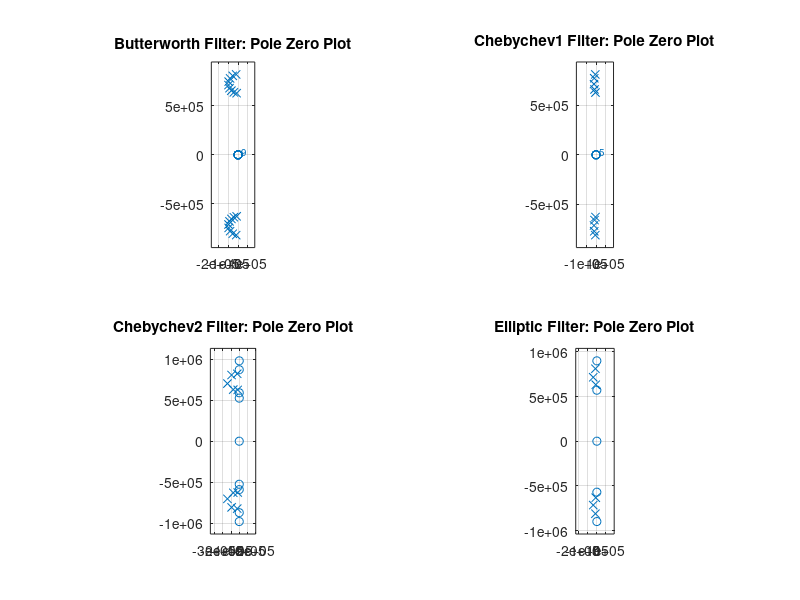
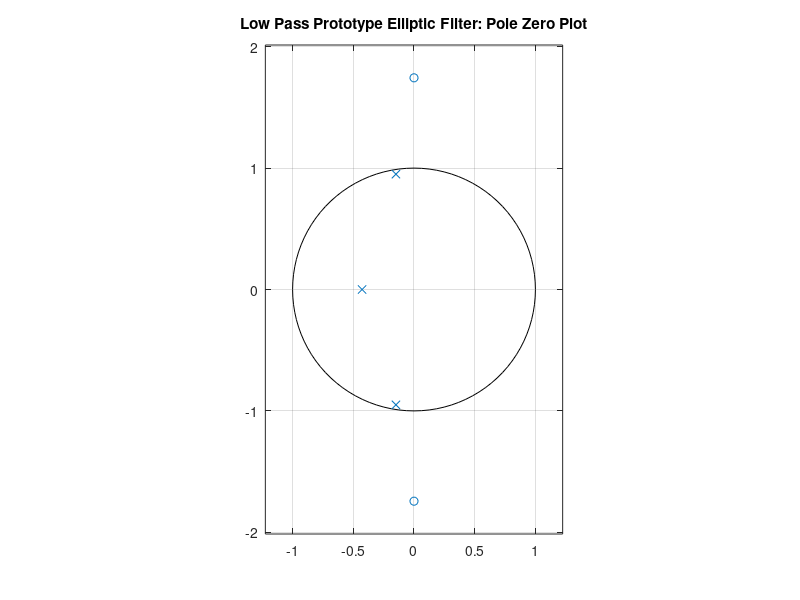

These charts were generated, in order, by the following MATLAB code: (Note: this script raises an error after producing the figures.)
%% Shifra Abittan
% Professor Fontaine
% DSP ECE310
% Problem Set 2: Analog Filter Design

%% (A)

% Use MATLAB as a calculator

w_pHI = 2*pi*130*(10^3);
w_pLO = 2*pi*100*(10^3);

w_sHI = 2*pi*140*(10^3);
w_sLO = 2*pi*90*(10^3);

B = w_pHI - w_pLO
% B also equals 6*pi*(10^4)

w_0 = (w_pHI*w_pLO)^0.5
% w_0 also equals 2*pi*(10^5)*(1.3)^0.5

w_LPproto1 = abs((w_sLO^2 - w_0^2)/(B*w_sLO))
w_LPproto2 = abs((w_sHI^2 - w_0^2)/(B*w_sHI))

%% (B) Filter Order

% Use MATLAB as a calculator

rs = 30;
rp = 2;
ws = w_LPproto2;
wp = 1;

n_Butterworth = (0.5*log10(((10^(rs/10))-1)/((10^(rp/10))-1)))/log10(ws/wp)
n_Chebyshev = acosh((((10^(rs/10))-1)/((10^(rp/10))-1))^0.5)/acosh(ws/wp)

%% (C) Build filters directly

% Butterworth Order
[N_Butterworth, Wn_b] = buttord([w_pLO,w_pHI],[w_sLO,w_sHI],rp,rs,'s');
% Butterworth Filter
[Z_Butterworth,P_Butterworth,K_Butterworth] = butter(N_Butterworth,Wn_b,'s');
% Check butterworth filter order matches
% {function that calculates order always calculates underlying order (even
% though bandpass doubles the n, the buttord function returns the n of the
% low pass prototype)}
isequal(9,N_Butterworth)

% Chebychev1 Order
[N_Cheb1, Wp] = cheb1ord([w_pLO,w_pHI],[w_sLO,w_sHI],rp,rs,'s');
% Chebychev1 Filter
[Z_Cheb1,P_Cheb1,K_Cheb1] = cheby1(N_Cheb1,rp,Wp,'s');
% Check chebychev1 filter order matches
isequal(5,N_Cheb1)

% Chebychev2 Order
[N_Cheb2, Ws] = cheb2ord([w_pLO,w_pHI],[w_sLO,w_sHI],rp,rs,'s');
% Chebychev2 Filter
[Z_Cheb2,P_Cheb2,K_Cheb2] = cheby2(N_Cheb2,rs,Ws,'s')
% Check chebychev1 filter order matches
isequal(5,N_Cheb2)

% Elliptic Order
[N_Elliptic, Wp] = ellipord([w_pLO,w_pHI],[w_sLO,w_sHI],rp,rs,'s');
% Elliptic Filter
[Z_Elliptic,P_Elliptic,K_Elliptic] = ellip(N_Elliptic,rp,rs,Wp,'s');

%% (D) Zplane Filter Plots
figure
subplot(2,2,1)
zplane(Z_Butterworth,P_Butterworth)
title('Butterworth Filter: Pole Zero Plot')

subplot(2,2,2)
zplane(Z_Cheb1,P_Cheb1)
title('Chebychev1 Filter: Pole Zero Plot')

subplot(2,2,3)
zplane(Z_Cheb2,P_Cheb2)
title('Chebychev2 Filter: Pole Zero Plot')

subplot(2,2,4)
zplane(Z_Elliptic,P_Elliptic)
title('Elliptic Filter: Pole Zero Plot')

%% (E) Elliptic Lowpass Prototype
% Elliptic Order of LP prototype filter
[N_Elliptic_LPP, Wp_LPP] = ellipord(wp,ws,rp,rs,'s');
% Elliptic Filter of LP prototype filter
[Z_Elliptic_LPP,P_Elliptic_LPP,K_Elliptic_LPP] = ellip(N_Elliptic_LPP,rp,rs,Wp_LPP,'s')

figure
zplane(Z_Elliptic_LPP,P_Elliptic_LPP)
title('Low Pass Prototype Elliptic Filter: Pole Zero Plot')

%% (F) Magnitude and Phase Response Plots

% Frequency from DC to 200kHz
F = 0:1:200*(10^3);
% Convert frequency to W(rad/sec)
W = 2.*pi.*F;

%% Butterworth
[b_Butterworth,a_Butterworth] = zp2tf(Z_Butterworth,P_Butterworth,K_Butterworth);
[H_B,W_B] = freqs(b_Butterworth,a_Butterworth,W);

figure
% Butterworth Magnitude Plot
subplot(2,1,1)
plot(F,mag2db(abs(H_B)))
title('Butterworth Filter: Magnitude Response')
xlabel('Frequency (Hz)') 
ylabel('Magnitude Response (dB)')

% Vertical Scale
lowerdb = -60;
upperdb = 0;

ylim([lowerdb upperdb])
xlim([0 200*(10^3)])

% Plot specifications
hold on
plot(repmat(100*(10^3),1,(upperdb - lowerdb) + 1),(lowerdb:1:upperdb),'--','Color','r')
hold on
plot(repmat(130*(10^3),1,upperdb - lowerdb + 1),(lowerdb:1:upperdb),'--','Color','r')
hold on
plot(repmat(90*(10^3),1,upperdb - lowerdb + 1),(lowerdb:1:upperdb),'--','Color','g')
hold on
plot(repmat(140*(10^3),1,upperdb - lowerdb + 1),(lowerdb:1:upperdb),'--','Color','g')
hold on
plot(F,repmat(-2,1,200001),':','Color','k')
hold on
plot(F,repmat(-30,1,200001),':','Color','k')
legend('Magnitude Response','passband edge','passband edge','stopband edge','stopband edge','rp','rs')

% Butterworth Frequency Plot
subplot(2,1,2)
plot(F,unwrap(angle(H_B))*180/pi)
title('Butterworth Filter: Phase Response')
xlabel('Frequency (Hz)') 
ylabel('Unwrapped Phase Response (degrees)')
xlim([0 200*(10^3)])

%% Chebychev1
[b_Cheb1,a_Cheb1] = zp2tf(Z_Cheb1,P_Cheb1,K_Cheb1);
[H_C1,W_C1] = freqs(b_Cheb1,a_Cheb1,W);

figure
% Chebychev1 Magnitude Plot
subplot(2,1,1)
plot(F,mag2db(abs(H_C1)))
title('Chebychev1 Filter: Magnitude Response')
xlabel('Frequency (Hz)') 
ylabel('Magnitude Response (dB)')

ylim([lowerdb upperdb])
xlim([0 200*(10^3)])

% Plot specifications
hold on
plot(repmat(100*(10^3),1,(upperdb - lowerdb) + 1),(lowerdb:1:upperdb),'--','Color','r')
hold on
plot(repmat(130*(10^3),1,upperdb - lowerdb + 1),(lowerdb:1:upperdb),'--','Color','r')
hold on
plot(repmat(90*(10^3),1,upperdb - lowerdb + 1),(lowerdb:1:upperdb),'--','Color','g')
hold on
plot(repmat(140*(10^3),1,upperdb - lowerdb + 1),(lowerdb:1:upperdb),'--','Color','g')
hold on
plot(F,repmat(-2,1,200001),':','Color','k')
hold on
plot(F,repmat(-30,1,200001),':','Color','k')
legend('Magnitude Response','passband edge','passband edge','stopband edge','stopband edge','rp','rs')

% Chebychev1 Frequency Plot
subplot(2,1,2)
plot(F,unwrap(angle(H_C1))*180/pi)
title('Chebychev1 Filter: Phase Response')
xlabel('Frequency (Hz)') 
ylabel('Unwrapped Phase Response (degrees)')
xlim([0 200*(10^3)])

%% Chebychev1
[b_Cheb2,a_Cheb2] = zp2tf(Z_Cheb2,P_Cheb2,K_Cheb2);
[H_C2,W_C2] = freqs(b_Cheb2,a_Cheb2,W);

figure
% Chebychev2 Magnitude Plot
subplot(2,1,1)
plot(F,mag2db(abs(H_C2)))
title('Chebychev2 Filter: Magnitude Response')
xlabel('Frequency (Hz)') 
ylabel('Magnitude Response (dB)')

ylim([lowerdb upperdb]);
xlim([0 200*(10^3)]);

% Plot specifications
hold on
plot(repmat(100*(10^3),1,(upperdb - lowerdb) + 1),(lowerdb:1:upperdb),'--','Color','r')
hold on
plot(repmat(130*(10^3),1,upperdb - lowerdb + 1),(lowerdb:1:upperdb),'--','Color','r')
hold on
plot(repmat(90*(10^3),1,upperdb - lowerdb + 1),(lowerdb:1:upperdb),'--','Color','g')
hold on
plot(repmat(140*(10^3),1,upperdb - lowerdb + 1),(lowerdb:1:upperdb),'--','Color','g')
hold on
plot(F,repmat(-2,1,200001),':','Color','k')
hold on
plot(F,repmat(-30,1,200001),':','Color','k')
legend('Magnitude Response','passband edge','passband edge','stopband edge','stopband edge','rp','rs')

% Chebychev2 Frequency Plot
subplot(2,1,2)
plot(F,unwrap(angle(H_C2))*180/pi)
title('Chebychev2 Filter: Phase Response')
xlabel('Frequency (Hz)') 
ylabel('Unwrapped Phase Response (degrees)')
xlim([0 200*(10^3)])

%% Elliptic
[b_Elliptic,a_Elliptic] = zp2tf(Z_Elliptic,P_Elliptic,K_Elliptic);
[H_Elliptic,W_Elliptic] = freqs(b_Elliptic,a_Elliptic,W);

figure
% Elliptic Magnitude Plot
subplot(2,1,1)
plot(F,mag2db(abs(H_Elliptic)))
title('Elliptic Filter: Magnitude Response')
xlabel('Frequency (Hz)') 
ylabel('Magnitude Response (dB)')

ylim([lowerdb upperdb])
xlim([0 200*(10^3)])

% Plot specifications
hold on
plot(repmat(100*(10^3),1,(upperdb - lowerdb) + 1),(lowerdb:1:upperdb),'--','Color','r')
hold on
plot(repmat(130*(10^3),1,upperdb - lowerdb + 1),(lowerdb:1:upperdb),'--','Color','r')
hold on
plot(repmat(90*(10^3),1,upperdb - lowerdb + 1),(lowerdb:1:upperdb),'--','Color','g')
hold on
plot(repmat(140*(10^3),1,upperdb - lowerdb + 1),(lowerdb:1:upperdb),'--','Color','g')
hold on
plot(F,repmat(-2,1,200001),':','Color','k')
hold on
plot(F,repmat(-30,1,200001),':','Color','k')
legend('Magnitude Response','passband edge','passband edge','stopband edge','stopband edge','rp','rs')

% Elliptic Frequency Plot
subplot(2,1,2)
plot(F,unwrap(angle(H_Elliptic))*180/pi)
title('Elliptic Filter: Phase Response')
xlabel('Frequency (Hz)') 
ylabel('Unwrapped Phase Response (degrees)')
xlim([0 200*(10^3)])

%%MAYBE SCALE EACH VERTICAL AXIS SEPERATLY

%% (G) Zoomed in Magnitude Response

figure

% Plot Specs
plot(repmat(100*(10^3),1,(5 - lowerdb) + 1),(lowerdb:1:5),'--','Color','r')
hold on
plot(repmat(130*(10^3),1,5 - lowerdb + 1),(lowerdb:1:5),'--','Color','r')
hold on
plot(F,repmat(0,1,200001),':','Color','k')
hold on
plot(F,repmat(-2,1,200001),':','Color','k')

% Label and resize graph
title('Magnitude Response in the Passband for Various Filters')
xlabel('Frequency (Hz)') 
ylabel('Magnitude Response (dB)')

xlim([95*(10^3) 135*(10^3)])
ylim([-2.5 0.5])

% Butterworth Magnitude Plot
hold on
plot(F,mag2db(abs(H_B)))

% Chebychev1 Magnitude Plot
hold on
plot(F,mag2db(abs(H_C1)))

% Chebychev2 Magnitude Plot
hold on
plot(F,mag2db(abs(H_C2)))

% Elliptic Magnitude Plot
hold on
plot(F,mag2db(abs(H_Elliptic)))


legend('Passband Edge','Passband Edge','DC','rp','Butterworth Filter','Chebychev1 Filter','Chebychev2 Filter','Elliptic Filter')

%% (H)
B_db = mag2db(abs(H_B));
Butterworth_sedge1 = B_db(90*(10^3) + 1)
Butterworth_sedge2 = B_db(140*(10^3) + 1)

C1_db = mag2db(abs(H_C1));
Cheb1_sedge1 = C1_db(90*(10^3) + 1)
Cheb1_sedge2 = C1_db(140*(10^3) + 1)

C2_db = mag2db(abs(H_C2));
Cheb2_sedge1 = C2_db(90*(10^3) + 1)
Cheb2_sedge2 = C2_db(140*(10^3) + 1)

Elliptic_db = mag2db(abs(H_Elliptic));
Elliptic_sedge1 = Elliptic_db(90*(10^3) + 1)
Elliptic_sedge2 = Elliptic_db(140*(10^3) + 1)